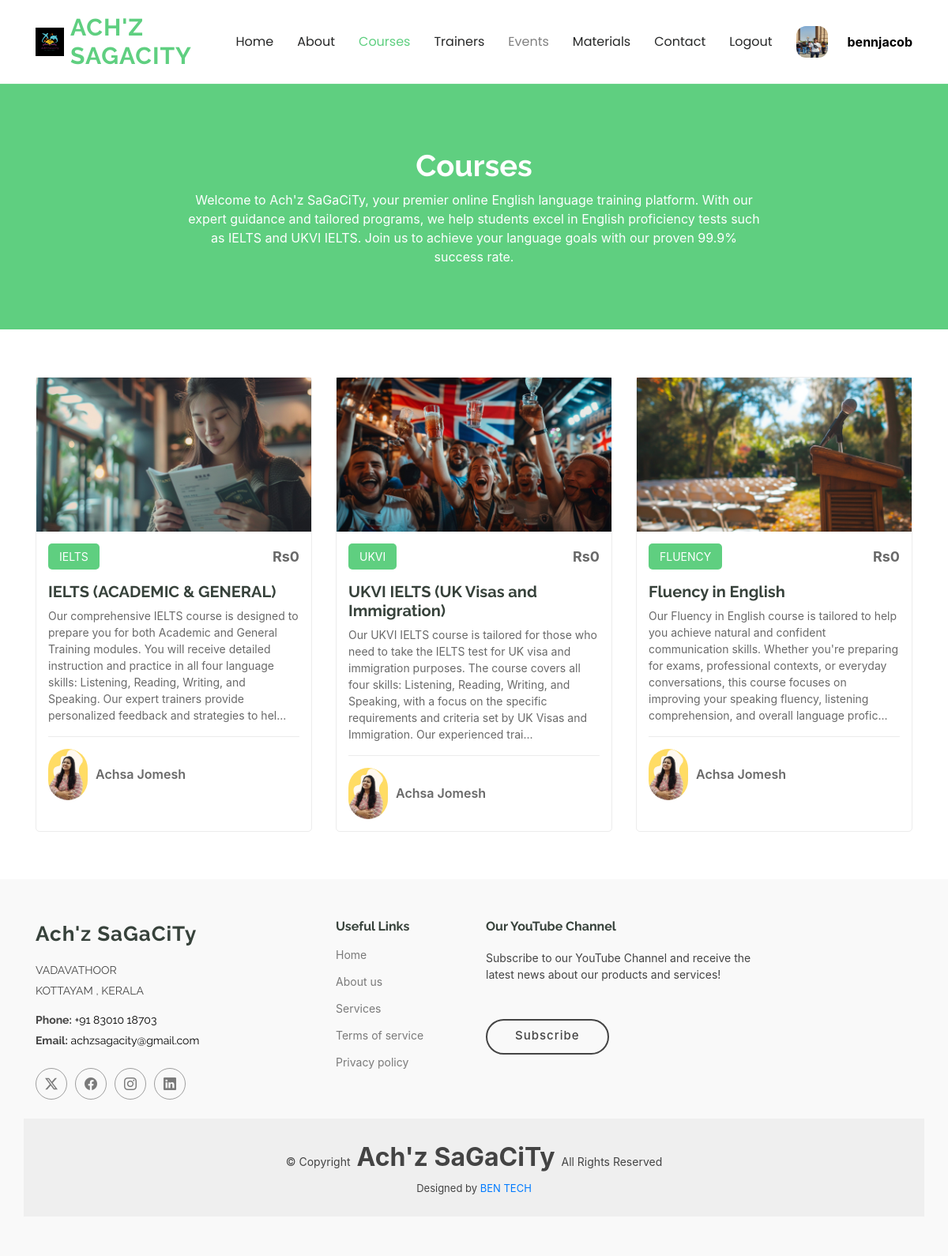
The app's page /cources/ (signed in) with its own data.
### user/models.py (models this page shows, shortened)
class Customer(models.Model):
    LIVE = 0
    DELETE = 0
    DELETE_CHOICES = ((LIVE,'Live'),(DELETE,'Delete'))
    name = models.CharField(max_length=200)
    user = models.OneToOneField(User,on_delete=models.CASCADE,related_name='customer_profile')
    image = models.ImageField(upload_to='images/user_image/',null=True)
    address = models.TextField()
    place = models.CharField(max_length=30)
    pin = models.CharField(max_length=10)
    dob = models.DateField(null=True)
    deleted_status = models.IntegerField(choices=DELETE_CHOICES ,default=LIVE)
    created_at = models.DateTimeField(auto_now_add=True)
    updated_at = models.DateTimeField(auto_now = True)

### cources/models.py (models this page shows, shortened)
class Course(models.Model):
    COURSE_CHOICES = [
        ('IELTS', 'IELTS'),
        ('UKVI', 'UKVI'),
        ('FLUENCY', 'Fluency'),
    ]
    name = models.CharField(max_length=50, choices=COURSE_CHOICES, unique=True)
    detailed_name = models.CharField(max_length=100)
    description = models.TextField(default="Default description")
    price = models.CharField(max_length=10,default=0)
    trainer_name = models.CharField(max_length=100,default='Achsa Jomesh')
    course_image = models.ImageField(upload_to='images/courses/',null=True)

### cources/views.py (the view)
# urls.py: path('cources/', views.Cources, name='courses'),
def Cources(request):
    courses = Course.objects.all()
    return render(request,"courses.html",{'courses': courses})

### cources/templates/courses.html (shortened to what this page needs)
{% load static %}
<!DOCTYPE html>
<html lang="en">
<head>
  <link href="{% static 'assets/vendor/aos/aos.css' %}" rel="stylesheet">
  <link href="{% static 'assets/vendor/glightbox/css/glightbox.min.css' %}" rel="stylesheet">
  <link href="{% static 'assets/vendor/swiper/swiper-bundle.min.css' %}" rel="stylesheet">
  <link href="{% static 'assets/css/main.css' %}" rel="stylesheet">
</head>
<body class="courses-page">
  {% include 'top1.html' %}
  <main class="main">
    <div class="page-title" data-aos="fade">
      <div class="heading">
        <div class="container">
          <div class="row d-flex justify-content-center text-center">
            <div class="col-lg-8">
              <h1>Courses</h1>
              <p class="mb-0">
                Welcome to Ach'z SaGaCiTy, your premier online English language training platform. With our expert guidance and tailored programs,
                we help students excel in English proficiency tests such as IELTS and UKVI IELTS. Join us to achieve your language goals with our
                proven 99.9% success rate.
              </p>
            </div>
          </div>
        </div>
      </div>
    </div>
  </main>
  {% include 'courses-list.html' %}
  {% include 'footer.html' %}
</body>
</html>

### home/templates/top1.html (shortened to what this page needs)
{% load static %}
<!DOCTYPE html>
<html lang="en">
<head>
  <link href="{% static 'assets/vendor/bootstrap/css/bootstrap.min.css' %}" rel="stylesheet">
  <link href="{% static 'assets/vendor/bootstrap-icons/bootstrap-icons.css' %}" rel="stylesheet">
  <link href="{% static 'assets/css/main.css' %}" rel="stylesheet">
</head>
<body>
<header id="header" class="header d-flex align-items-center sticky-top">
  <div class="container-fluid container-xl position-relative d-flex align-items-center">
    <a href="{% url 'home' %}" class="logo d-flex align-items-center me-auto text-decoration-none">
        <img src="{% static 'banner/logo/logo.jpg' %}" alt="">
        <h1 class="sitename">
            <span>Ach'z</span><br>
            <span>SaGaCiTy</span>
        </h1>
    </a>
      <nav id="navmenu" class="navmenu">
          <ul>
            <li><a href="{% url 'home' %}" style="text-decoration: none;">Home</a></li>
            <li><a href="{% url 'about' %}" style="text-decoration: none;">About</a></li>
            <li><a href="{% url 'courses' %}" style="text-decoration: none;">Courses</a></li>
            <li><a href="{% url 'trainers' %}" style="text-decoration: none;">Trainers</a></li>
            <li><a href="" style="color: gray; text-decoration: none;" >Events</a></li>
            <li><a href="{% url 'materials' %}" style="text-decoration: none;">Materials</a></li>
            <li><a href="{% url 'contact' %}" style="text-decoration: none;">Contact</a></li>
            {% if user.is_authenticated %}
                <li><a href="{% url 'logout' %}">Logout</a></li>
                <a href="#">
                    <img src="{{ user.customer_profile.image.url }}" style="height: 40px; width: 40px; border-radius: 30%;">
                </a>
                <b style="color: black; font-size: medium; margin-left: 10px;">{{ user.username }}</b>
                {% else %}
                <a class="btn-getstarted" href="{% url 'account' %}">Login</a>
              {% endif %}
          </ul>
      </nav>
  </div>
</header>
</body>
</html>

### cources/templates/courses-list.html (shortened to what this page needs)
{% load static %}
<!DOCTYPE html>
<html lang="en">
<head>
    <link href="{% static 'assets/vendor/bootstrap/css/bootstrap.min.css' %}" rel="stylesheet">
    <link href="{% static 'assets/vendor/bootstrap-icons/bootstrap-icons.css' %}" rel="stylesheet">
    <link href="{% static 'assets/vendor/aos/aos.css' %}" rel="stylesheet">
    <link href="{% static 'assets/vendor/glightbox/css/glightbox.min.css' %}" rel="stylesheet">
    <link href="{% static 'assets/vendor/swiper/swiper-bundle.min.css' %}" rel="stylesheet">
    <link href="{% static 'assets/css/main.css' %}" rel="stylesheet">
</head>
<body>
        <section id="courses" class="courses section">
            <div class="container">
              <div class="row">
                {% for course in courses %}
                <div class="col-lg-4 col-md-6 d-flex align-items-stretch" data-aos="zoom-in" data-aos-delay="100">
                  <div class="course-item">
                    <img src="{{ course.course_image.url }}" class="img-fluid" alt="...">
                    <div class="course-content">
                      <div class="d-flex justify-content-between align-items-center mb-3">
                        <p class="category">{{ course.name }}</p>
                        <p class="price">Rs{{ course.price }}</p>
                      </div>
                      <h3><a href="{% url 'course_details' course.name %}">{{ course.detailed_name }}</a></h3>
                      <p class="description">{{ course.description|slice:":300" }}...</p>
                      <div class="trainer d-flex justify-content-between align-items-center">
                        <div class="trainer-profile d-flex align-items-center">
                          <img src="{% static 'banner/images/achsa.png' %}" class="img-fluid" alt="">
                          <a href="" class="trainer-link">{{ course.trainer_name }}</a>
                        </div>
                      </div>
                    </div>
                  </div>
                </div>
                {% endfor %}
              </div>
            </div>
          </section>
</body>
</html>

### home/static/assets/css/main.css (style rules this page uses)
:root { --default-font: "Open Sans", system-ui, -apple-system, "Segoe UI", Roboto, "Helvetica Neue", Arial, "Noto Sans", "Liberation Sans", sans-serif, "Apple Color Emoji", "Segoe UI Emoji", "Segoe UI Symbol", "Noto Color Emoji"; --heading-font: "Raleway", sans-serif; --nav-font: "Poppins", sans-serif; }
:root { --background-color: #ffffff; --default-color: #444444; --heading-color: #37423b; --accent-color: #5fcf80; --contrast-color: #ffffff; }
:root { --nav-color: #272828; --nav-hover-color: #5fcf80; --nav-dropdown-background-color: #ffffff; --nav-dropdown-color: #272828; --nav-dropdown-hover-color: #5fcf80; }
:root { scroll-behavior: smooth; }
body { color: var(--default-color); background-color: var(--background-color); font-family: var(--default-font); }
a { color: var(--accent-color); text-decoration: none; transition: 0.3s; }
h1, h2, h3, h4, h5, h6 { color: var(--heading-color); font-family: var(--heading-font); }
.header { color: var(--default-color); background-color: var(--background-color); padding: 15px 0; transition: all 0.5s; z-index: 997; }
.header .logo { line-height: 1; }
.header .logo img { max-height: 36px; margin-right: 8px; }
.header .logo h1 { font-weight: 700; font-size: 30px; margin: 0; letter-spacing: 1px; text-transform: uppercase; color: var(--accent-color); }
@media (max-width: 1200px) { .header .logo { order: 1; } }
@media (max-width: 1200px) { .header .navmenu { order: 3; } }
@media (min-width: 1200px) { .navmenu { padding: 0; } }
@media (min-width: 1200px) { .navmenu ul { margin: 0; padding: 0; display: flex; list-style: none; align-items: center; } }
@media (min-width: 1200px) { .navmenu li { position: relative; } }
@media (min-width: 1200px) { .navmenu a, .navmenu a:focus { color: var(--nav-color); padding: 18px 15px; font-size: 16px; font-family: var(--nav-font); font-weight: 400; display: flex; align-items: center; justify-content: space-between; white-space: nowrap; transition: 0.3s; text-decoration: none; } }
@media (min-width: 1200px) { .navmenu li:hover>a, .navmenu .active, .navmenu .active:focus { color: var(--nav-hover-color); } }
.page-title { --default-color: var(--contrast-color); --background-color: var(--accent-color); --heading-color: var(--contrast-color); color: var(--default-color); background-color: var(--background-color); position: relative; }
.page-title .heading { padding: 80px 0; border-top: 1px solid color-mix(in srgb, var(--default-color), transparent 90%); }
.page-title .heading h1 { font-size: 38px; font-weight: 700; }
section, .section { color: var(--default-color); background-color: var(--background-color); padding: 60px 0; scroll-margin-top: 900px; overflow: clip; }
.courses .course-item { border-radius: 5px; border: 1px solid color-mix(in srgb, var(--default-color), transparent 90%); }
.courses .course-content { padding: 15px; }
.courses .course-content h3 { font-weight: 700; font-size: 20px; }
.courses .course-content h3 a { color: var(--heading-color); transition: 0.3s; }
.courses .course-content .category { background: var(--accent-color); color: var(--contrast-color); font-size: 14px; padding: 6px 14px; margin: 0; border-radius: 5px; }
.courses .course-content .price { margin: 0; font-weight: 700; font-size: 18px; color: color-mix(in srgb, var(--default-color), transparent 20%); }
.courses .course-content .description { font-size: 14px; color: color-mix(in srgb, var(--default-color), transparent 20%); }
.courses .trainer { padding-top: 15px; border-top: 1px solid color-mix(in srgb, var(--default-color), transparent 90%); }
.courses .trainer .trainer-profile img { max-width: 50px; border-radius: 50px; }
.courses .trainer .trainer-profile .trainer-link { padding-left: 10px; font-weight: 600; font-size: 16px; color: color-mix(in srgb, var(--default-color), transparent 20%); transition: 0.3s; }

### home/templates/top1.html (style rules this page uses)
.logo { display: flex; align-items: center; text-decoration: none; }
.sitename { font-size: 2rem; }

### records on screen
Course: course_image (picture), name "IELTS", price "0", detailed_name "IELTS (ACADEMIC & GENERAL)", description "Our comprehensive IELTS course is designed to prepare you for both Academic and General Training modules. You will receive detailed instruction and practice in all four language skills: Listening, Reading, Writing, and Speaking. Our expert trainers provide personalized feedback and strategies to hel", trainer_name "Achsa Jomesh"
Course: course_image (picture), name "UKVI", price "0", detailed_name "UKVI IELTS (UK Visas and Immigration)", description "Our UKVI IELTS course is tailored for those who need to take the IELTS test for UK visa and immigration purposes. The course covers all four skills: Listening, Reading, Writing, and Speaking, with a focus on the specific requirements and criteria set by UK Visas and Immigration. Our experienced trai", trainer_name "Achsa Jomesh"
Course: course_image (picture), name "FLUENCY", price "0", detailed_name "Fluency in English", description "Our Fluency in English course is tailored to help you achieve natural and confident communication skills. Whether you're preparing for exams, professional contexts, or everyday conversations, this course focuses on improving your speaking fluency, listening comprehension, and overall language profic", trainer_name "Achsa Jomesh"

### other values on screen
{{ user.username }} "bennjacob"
